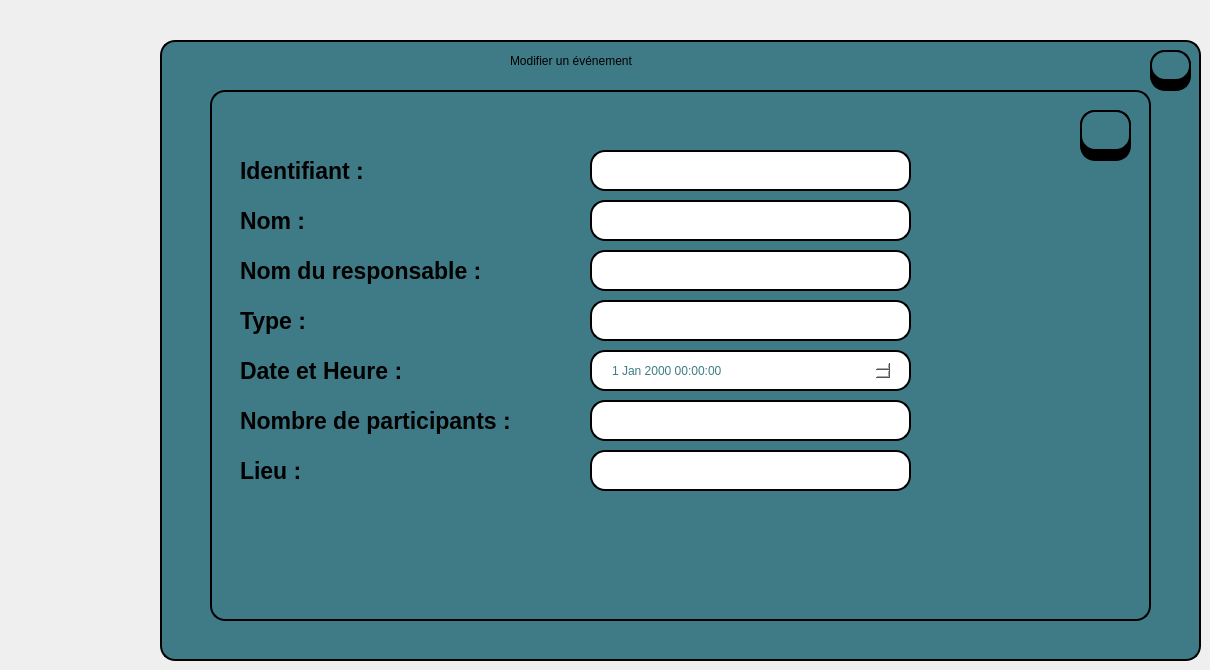
     <widget class="QWidget" name="tab_6">
      <attribute name="title">
       <string>Page</string>
      </attribute>
      <widget class="QTableView" name="tableView_35">
       <property name="geometry">
        <rect>
         <x>160</x>
         <y>40</y>
         <width>1041</width>
         <height>621</height>
        </rect>
       </property>
       <property name="styleSheet">
        <string notr="true">background-color: rgb(63, 123, 134);
border: 2px solid #000000;
border-radius: 15px;</string>
       </property>
      </widget>
      <widget class="QLabel" name="label_132">
       <property name="geometry">
        <rect>
         <x>510</x>
         <y>40</y>
         <width>471</width>
         <height>41</height>
        </rect>
       </property>
       <property name="styleSheet">
        <string notr="true">font: 600 22pt &quot;Segoe UI&quot;;
color: rgb(0, 0, 0);</string>
       </property>
       <property name="text">
        <string>Modifier un événement</string>
       </property>
      </widget>
      <widget class="QLabel" name="label_133">
       <property name="geometry">
        <rect>
         <x>260</x>
         <y>150</y>
         <width>181</width>
         <height>41</height>
        </rect>
       </property>
       <property name="font">
        <font>
         <family>Segoe UI</family>
         <pointsize>17</pointsize>
         <italic>false</italic>
         <bold>true</bold>
        </font>
       </property>
       <property name="text">
        <string>Identifiant :</string>
       </property>
      </widget>
      <widget class="QTableView" name="tableView_36">
       <property name="geometry">
        <rect>
         <x>210</x>
         <y>90</y>
         <width>941</width>
         <height>531</height>
        </rect>
       </property>
       <property name="styleSheet">
        <string notr="true">background-color: rgb(63, 123, 134);
border: 2px solid #000000;
border-radius: 15px;</string>
       </property>
      </widget>
      <widget class="QLabel" name="label_201">
       <property name="geometry">
        <rect>
         <x>240</x>
         <y>150</y>
         <width>181</width>
         <height>41</height>
        </rect>
       </property>
       <property name="font">
        <font>
         <family>Segoe UI</family>
         <pointsize>17</pointsize>
         <italic>false</italic>
         <bold>true</bold>
        </font>
       </property>
       <property name="text">
        <string>Identifiant :</string>
       </property>
      </widget>
      <widget class="QLabel" name="label_202">
       <property name="geometry">
        <rect>
         <x>240</x>
         <y>200</y>
         <width>181</width>
         <height>41</height>
        </rect>
       </property>
       <property name="font">
        <font>
         <family>Segoe UI</family>
         <pointsize>17</pointsize>
         <italic>false</italic>
         <bold>true</bold>
        </font>
       </property>
       <property name="text">
        <string>Nom :</string>
       </property>
      </widget>
      <widget class="QLabel" name="label_203">
       <property name="geometry">
        <rect>
         <x>240</x>
         <y>250</y>
         <width>381</width>
         <height>41</height>
        </rect>
       </property>
       <property name="font">
        <font>
         <family>Segoe UI</family>
         <pointsize>17</pointsize>
         <italic>false</italic>
         <bold>true</bold>
        </font>
       </property>
       <property name="text">
        <string>Nom du responsable :</string>
       </property>
      </widget>
      <widget class="QLineEdit" name="lineEdit_104">
       <property name="geometry">
        <rect>
         <x>1150</x>
         <y>50</y>
         <width>41</width>
         <height>41</height>
        </rect>
       </property>
       <property name="styleSheet">
        <string notr="true">background-color:rgb(0, 0, 0);
border: 2px solid #000000;
border-radius: 15px;
</string>
       </property>
      </widget>
      <widget class="QPushButton" name="Quit_13">
       <property name="geometry">
        <rect>
         <x>1150</x>
         <y>50</y>
         <width>41</width>
         <height>31</height>
        </rect>
       </property>
       <property name="font">
        <font>
         <pointsize>12</pointsize>
         <bold>true</bold>
        </font>
       </property>
       <property name="styleSheet">
        <string notr="true">background-color:rgb(63, 123, 134);
border: 2px solid #000000;
border-radius: 15px;
</string>
       </property>
       <property name="text">
        <string/>
       </property>
       <property name="icon">
        <iconset theme="QIcon::ThemeIcon::ApplicationExit"/>
       </property>
       <property name="iconSize">
        <size>
         <width>25</width>
         <height>20</height>
        </size>
       </property>
      </widget>
      <widget class="QLabel" name="label_204">
       <property name="geometry">
        <rect>
         <x>240</x>
         <y>300</y>
         <width>181</width>
         <height>41</height>
        </rect>
       </property>
       <property name="font">
        <font>
         <family>Segoe UI</family>
         <pointsize>17</pointsize>
         <italic>false</italic>
         <bold>true</bold>
        </font>
       </property>
       <property name="text">
        <string>Type :</string>
       </property>
      </widget>
      <widget class="QLabel" name="label_205">
       <property name="geometry">
        <rect>
         <x>240</x>
         <y>350</y>
         <width>181</width>
         <height>41</height>
        </rect>
       </property>
       <property name="font">
        <font>
         <family>Segoe UI</family>
         <pointsize>17</pointsize>
         <italic>false</italic>
         <bold>true</bold>
        </font>
       </property>
       <property name="text">
        <string>Date et Heure :</string>
       </property>
      </widget>
      <widget class="QLabel" name="label_206">
       <property name="geometry">
        <rect>
         <x>240</x>
         <y>400</y>
         <width>331</width>
         <height>41</height>
        </rect>
       </property>
       <property name="font">
        <font>
         <family>Segoe UI</family>
         <pointsize>17</pointsize>
         <italic>false</italic>
         <bold>true</bold>
        </font>
       </property>
       <property name="text">
        <string>Nombre de participants :</string>
       </property>
      </widget>
      <widget class="QLabel" name="label_207">
       <property name="geometry">
        <rect>
         <x>240</x>
         <y>450</y>
         <width>181</width>
         <height>41</height>
        </rect>
       </property>
       <property name="font">
        <font>
         <family>Segoe UI</family>
         <pointsize>17</pointsize>
         <italic>false</italic>
         <bold>true</bold>
        </font>
       </property>
       <property name="text">
        <string>Lieu :</string>
       </property>
      </widget>
      <widget class="QLineEdit" name="lineEdit_mid">
       <property name="geometry">
        <rect>
         <x>590</x>
         <y>150</y>
         <width>321</width>
         <height>41</height>
        </rect>
       </property>
       <property name="autoFillBackground">
        <bool>false</bool>
       </property>
       <property name="styleSheet">
        <string notr="true">border: 2px solid #000000;
border-radius: 15px;
background-color: rgb(255, 255, 255);</string>
       </property>
      </widget>
      <widget class="QLineEdit" name="lineEdit_mnom">
       <property name="geometry">
        <rect>
         <x>590</x>
         <y>200</y>
         <width>321</width>
         <height>41</height>
        </rect>
       </property>
       <property name="styleSheet">
        <string notr="true">border: 2px solid #000000;
border-radius: 15px;
background-color: rgb(255, 255, 255);</string>
       </property>
      </widget>
      <widget class="QLineEdit" name="lineEdit_mnomR">
       <property name="geometry">
        <rect>
         <x>590</x>
         <y>250</y>
         <width>321</width>
         <height>41</height>
        </rect>
       </property>
       <property name="styleSheet">
        <string notr="true">border: 2px solid #000000;
border-radius: 15px;
background-color: rgb(255, 255, 255);</string>
       </property>
      </widget>
      <widget class="QLineEdit" name="lineEdit_mtype">
       <property name="geometry">
        <rect>
         <x>590</x>
         <y>300</y>
         <width>321</width>
         <height>41</height>
        </rect>
       </property>
       <property name="styleSheet">
        <string notr="true">border: 2px solid #000000;
border-radius: 15px;
background-color: rgb(255, 255, 255);</string>
       </property>
      </widget>
      <widget class="QLineEdit" name="lineEdit_799">
       <property name="geometry">
        <rect>
         <x>590</x>
         <y>350</y>
         <width>321</width>
         <height>41</height>
        </rect>
       </property>
       <property name="styleSheet">
        <string notr="true">border: 2px solid #000000;
border-radius: 15px;
background-color: rgb(255, 255, 255);</string>
       </property>
      </widget>
      <widget class="QLineEdit" name="lineEdit_mnbrp">
       <property name="geometry">
        <rect>
         <x>590</x>
         <y>400</y>
         <width>321</width>
         <height>41</height>
        </rect>
       </property>
       <property name="styleSheet">
        <string notr="true">border: 2px solid #000000;
border-radius: 15px;
background-color: rgb(255, 255, 255);</string>
       </property>
      </widget>
      <widget class="QDateTimeEdit" name="date_mevent">
       <property name="geometry">
        <rect>
         <x>610</x>
         <y>360</y>
         <width>281</width>
         <height>21</height>
        </rect>
       </property>
       <property name="styleSheet">
        <string notr="true">border-radius: 15px;
background-color: rgb(255, 255, 255);
color: rgb(63, 123, 134);</string>
       </property>
      </widget>
      <widget class="QLineEdit" name="lineEdit_mlieu">
       <property name="geometry">
        <rect>
         <x>590</x>
         <y>450</y>
         <width>321</width>
         <height>41</height>
        </rect>
       </property>
       <property name="styleSheet">
        <string notr="true">border: 2px solid #000000;
border-radius: 15px;
background-color: rgb(255, 255, 255);</string>
       </property>
      </widget>
      <widget class="QLineEdit" name="lineEdit_62">
       <property name="geometry">
        <rect>
         <x>1080</x>
         <y>110</y>
         <width>51</width>
         <height>51</height>
        </rect>
       </property>
       <property name="styleSheet">
        <string notr="true">background-color:rgb(0, 0, 0);
border: 2px solid #000000;
border-radius: 15px;
</string>
       </property>
      </widget>
      <widget class="QPushButton" name="sauvegarderevent">
       <property name="geometry">
        <rect>
         <x>1080</x>
         <y>110</y>
         <width>51</width>
         <height>41</height>
        </rect>
       </property>
       <property name="font">
        <font>
         <pointsize>12</pointsize>
         <bold>true</bold>
        </font>
       </property>
       <property name="styleSheet">
        <string notr="true">background-color:rgb(63, 123, 134);
border: 2px solid #000000;
border-radius: 15px;
color: rgb(0, 0, 0);</string>
       </property>
       <property name="text">
        <string/>
       </property>
       <property name="icon">
        <iconset resource="image.qrc">
         <normaloff>:/save.png</normaloff>:/save.png</iconset>
       </property>
       <property name="iconSize">
        <size>
         <width>25</width>
         <height>26</height>
        </size>
       </property>
       <property name="flat">
        <bool>true</bool>
       </property>
      </widget>
     </widget>
